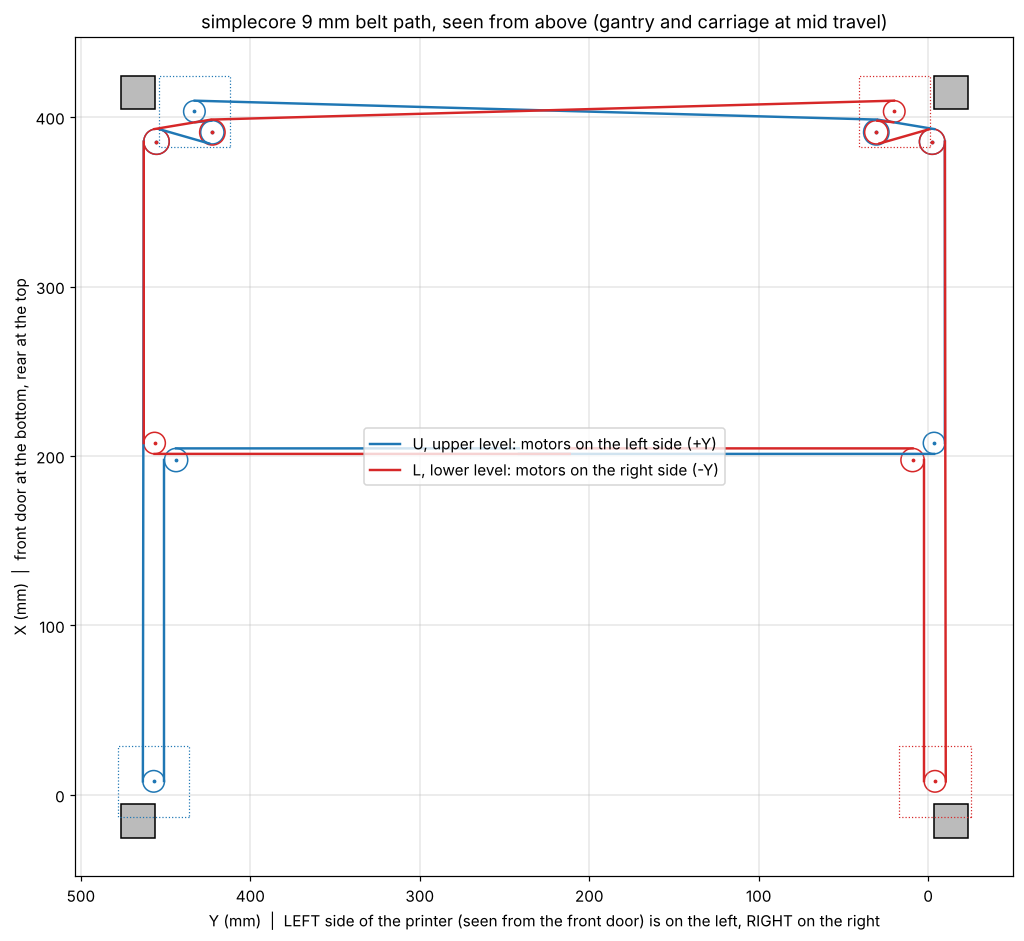

Recreate this plot in Python.
#!/usr/bin/env python3
"""Belt path of the simplecore AWD CoreXY with 9 mm belts (plan view, world mm).
Each belt is a list of (name, x, y, pitch_radius, turn) in travel order; turn is +1 for a left (ccw) wrap, -1 for right (cw).
Prints tangent points, wrap angles and length, checks the length stays constant over travel, draws beltpath.png."""
import math, sys
PT, PS_BACK, PS_TEETH = 6.366, 6.5 + 0.37, 6.5 + 1.01   # 20T pulley / toothed idler; F695 on the belt back; F695 on the teeth
XJ = 207.6 - 185.3      # joint idler x relative to gantry centre (model pose: gantry centre 185.3)
def tangent(c1, c2):
    (x1, y1, r1, s1), (x2, y2, r2, s2) = c1, c2
    dx, dy = x2 - x1, y2 - y1; d = math.hypot(dx, dy); th = math.atan2(dy, dx)
    # signed radii: a circle on the left of travel (ccw wrap) has its centre at +r along the left normal
    a, b = s1 * r1, s2 * r2
    phi = math.asin((a - b) / d)          # direction of travel = th + phi
    t = th + phi
    n = (-math.sin(t), math.cos(t))        # left normal
    return (x1 - a * n[0], y1 - a * n[1]), (x2 - b * n[0], y2 - b * n[1]), t
def path(circs, closed=True):
    n = len(circs); segs = []
    for i in range(n if closed else n - 1):
        segs.append(tangent(circs[i][1:], circs[(i + 1) % n][1:]))
    L = 0; wraps = []
    for i, (p, q, t) in enumerate(segs): L += math.dist(p, q)
    for i in range(n):
        if not closed and (i == 0 or i == n - 1): wraps.append(0); continue
        tin = segs[i - 1][2]; tout = segs[i][2] if i < len(segs) else 0
        s = circs[i][4]; w = (s * (tout - tin)) % (2 * math.pi); wraps.append(math.degrees(w)); L += w * circs[i][3]
    return segs, wraps, L
def belts(gx, cy, XF=8.0):
    """gx: gantry centre x, cy: carriage (belt end) y. XF: front pulley x."""
    jx = gx + XJ
    # belt U (upper level): carriage -> +Y smooth joint -> front +Y motor -> rear +Y (A, C, motor P) -> across the back -> rear -Y (B', A') -> -Y toothed joint -> carriage
    U = [("carriage", jx - 3.13, cy, 0.01, 1),
         ("joint +Y smooth", gx + 197.6 - 185.3, 443.8, PS_BACK, 1),
         ("front +Y motor", XF, 450.67 + PT, PT, -1),
         ("rear +Y A", 385.5, 455.36, PS_TEETH, -1),
         ("rear +Y C", 391.0, 422.4, PS_BACK, 1),
         ("rear +Y motor P", 403.3, 433.0, PT, -1),
         ("rear -Y B'", 391.0, 453 - 422.4, PS_TEETH, -1),
         ("rear -Y A'", 385.5, 453 - 455.36, PS_TEETH, -1),
         ("joint -Y toothed", jx, -3.5, PT, -1),
         ("carriage", jx - 6.4, cy, 0.01, 1)]
    Lb = [(n.replace("+Y", "#").replace("-Y", "+Y").replace("#", "-Y"), x, 453 - y, r, -s) for (n, x, y, r, s) in U]
    return U, Lb
def draw(fn):
    import matplotlib; matplotlib.use("Agg"); import matplotlib.pyplot as plt
    fig, ax = plt.subplots(figsize=(11, 10))
    for (x0, y0) in [(-25.5, -23.5), (-25.5, 456.5), (404.5, -23.5), (404.5, 456.5)]:
        ax.add_patch(plt.Rectangle((y0, x0), 20, 20, fc="#bbb", ec="k"))
    for nm, B, col in zip(("U, upper level: motors on the left side (+Y)", "L, lower level: motors on the right side (-Y)"), belts(185.3, 241.5), ("tab:blue", "tab:red")):
        segs, wraps, L = path(B, closed=False)
        for i, (p, q, t) in enumerate(segs): ax.plot([p[1], q[1]], [p[0], q[0]], col, lw=1.6, label=nm if i == 0 else None)
        for (n, x, y, r, s) in B[1:-1]:
            ax.add_patch(plt.Circle((y, x), r, fc="none", ec=col, lw=1)); ax.plot(y, x, ".", color=col, ms=3)
            if "motor" in n: ax.add_patch(plt.Rectangle((y - 21, x - 21), 42, 42, fc="none", ec=col, ls=":", lw=0.8))
    ax.set_aspect("equal"); ax.invert_xaxis(); ax.set_xlabel("Y (mm)  |  LEFT side of the printer (seen from the front door) is on the left, RIGHT on the right"); ax.set_ylabel("X (mm)  |  front door at the bottom, rear at the top"); ax.legend(loc="center")
    ax.set_title("simplecore 9 mm belt path, seen from above (gantry and carriage at mid travel)"); ax.grid(True, lw=0.3); fig.savefig(fn, dpi=110, bbox_inches="tight")
if __name__ == "__main__":
    for nm, B in zip("UL", belts(185.3, 241.5)):
        segs, wraps, L = path(B, closed=False)
        print("belt", nm, "length between clamp points %.1f mm" % L)
        for (c, w) in zip(B, wraps):
            if w: print("   %-18s (%7.2f, %7.2f) r %.2f  wrap %5.1f deg" % (c[0], c[1], c[2], c[3], w))
        for (p, q, t) in segs: print("      run (%.1f, %.1f) -> (%.1f, %.1f)  %.1f mm" % (p[0], p[1], q[0], q[1], math.dist(p, q)))
    ref = [path(B, closed=False)[2] for B in belts(185.3, 241.5)]
    worst = 0
    for gx in (45, 120, 250, 345):
        for cy in (90, 240, 395):
            for k, B in enumerate(belts(gx, cy)):
                L = path(B, closed=False)[2]; dU = L - ref[k]
                # pure X or Y moves change each belt by a fixed amount; the check is that U and L change equally for X moves and oppositely for Y moves
                worst = max(worst, abs(dU - ((gx - 185.3) * 0 + 0)))
    print("largest length change over travel (should be ~0): %.3f mm" % worst)
    draw("beltpath.png")
